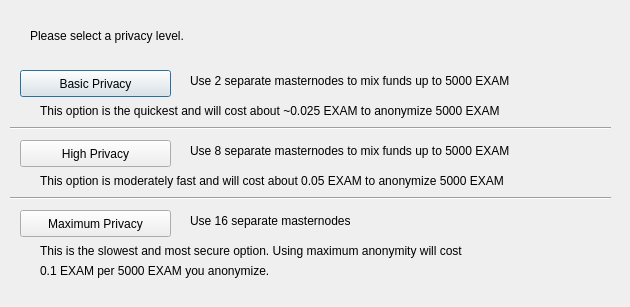
<?xml version="1.0" encoding="UTF-8"?>
<ui version="4.0">
 <class>DarksendConfig</class>
 <widget class="QDialog" name="DarksendConfig">
  <property name="geometry">
   <rect>
    <x>0</x>
    <y>0</y>
    <width>630</width>
    <height>307</height>
   </rect>
  </property>
  <property name="windowTitle">
   <string>Configure Darksend</string>
  </property>
  <widget class="QPushButton" name="buttonBasic">
   <property name="geometry">
    <rect>
     <x>20</x>
     <y>70</y>
     <width>151</width>
     <height>27</height>
    </rect>
   </property>
   <property name="text">
    <string>Basic Privacy</string>
   </property>
  </widget>
  <widget class="QPushButton" name="buttonHigh">
   <property name="geometry">
    <rect>
     <x>20</x>
     <y>140</y>
     <width>151</width>
     <height>27</height>
    </rect>
   </property>
   <property name="text">
    <string>High Privacy</string>
   </property>
  </widget>
  <widget class="QPushButton" name="buttonMax">
   <property name="geometry">
    <rect>
     <x>20</x>
     <y>210</y>
     <width>151</width>
     <height>27</height>
    </rect>
   </property>
   <property name="text">
    <string>Maximum Privacy</string>
   </property>
  </widget>
  <widget class="QLabel" name="label">
   <property name="geometry">
    <rect>
     <x>30</x>
     <y>20</y>
     <width>571</width>
     <height>31</height>
    </rect>
   </property>
   <property name="text">
    <string>Please select a privacy level.</string>
   </property>
  </widget>
  <widget class="QLabel" name="label_2">
   <property name="geometry">
    <rect>
     <x>190</x>
     <y>70</y>
     <width>421</width>
     <height>21</height>
    </rect>
   </property>
   <property name="text">
    <string>Use 2 separate masternodes to mix funds up to 5000 EXAM</string>
   </property>
  </widget>
  <widget class="QLabel" name="label_3">
   <property name="geometry">
    <rect>
     <x>190</x>
     <y>140</y>
     <width>411</width>
     <height>21</height>
    </rect>
   </property>
   <property name="text">
    <string>Use 8 separate masternodes to mix funds up to 5000 EXAM</string>
   </property>
  </widget>
  <widget class="QLabel" name="label_4">
   <property name="geometry">
    <rect>
     <x>190</x>
     <y>210</y>
     <width>421</width>
     <height>21</height>
    </rect>
   </property>
   <property name="text">
    <string>Use 16 separate masternodes</string>
   </property>
  </widget>
  <widget class="QLabel" name="label_6">
   <property name="geometry">
    <rect>
     <x>40</x>
     <y>100</y>
     <width>561</width>
     <height>21</height>
    </rect>
   </property>
   <property name="text">
    <string>This option is the quickest and will cost about ~0.025 EXAM to anonymize 5000 EXAM</string>
   </property>
  </widget>
  <widget class="QLabel" name="label_7">
   <property name="geometry">
    <rect>
     <x>40</x>
     <y>170</y>
     <width>561</width>
     <height>21</height>
    </rect>
   </property>
   <property name="text">
    <string>This option is moderately fast and will cost about 0.05 EXAM to anonymize 5000 EXAM</string>
   </property>
  </widget>
  <widget class="QLabel" name="label_8">
   <property name="geometry">
    <rect>
     <x>40</x>
     <y>240</y>
     <width>561</width>
     <height>21</height>
    </rect>
   </property>
   <property name="text">
    <string>This is the slowest and most secure option. Using maximum anonymity will cost</string>
   </property>
  </widget>
  <widget class="QLabel" name="label_9">
   <property name="geometry">
    <rect>
     <x>40</x>
     <y>260</y>
     <width>561</width>
     <height>21</height>
    </rect>
   </property>
   <property name="text">
    <string>0.1 EXAM per 5000 EXAM you anonymize.</string>
   </property>
  </widget>
  <widget class="Line" name="line">
   <property name="geometry">
    <rect>
     <x>10</x>
     <y>120</y>
     <width>601</width>
     <height>16</height>
    </rect>
   </property>
   <property name="orientation">
    <enum>Qt::Horizontal</enum>
   </property>
  </widget>
  <widget class="Line" name="line_2">
   <property name="geometry">
    <rect>
     <x>10</x>
     <y>190</y>
     <width>601</width>
     <height>16</height>
    </rect>
   </property>
   <property name="orientation">
    <enum>Qt::Horizontal</enum>
   </property>
  </widget>
 </widget>
 <resources/>
 <connections/>
</ui>
